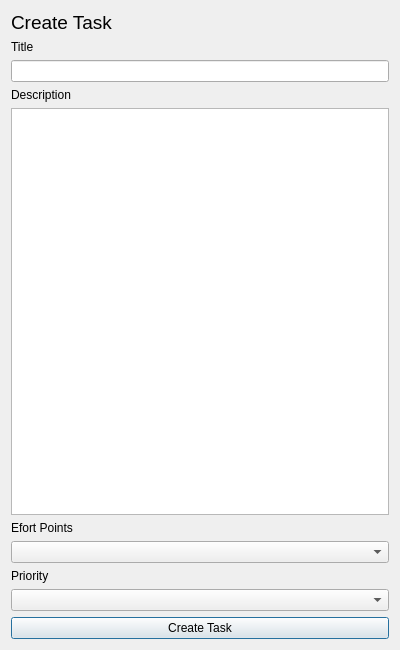
<?xml version="1.0" encoding="UTF-8"?>
<ui version="4.0">
 <class>NewTaskForm</class>
 <widget class="QDialog" name="NewTaskForm">
  <property name="geometry">
   <rect>
    <x>0</x>
    <y>0</y>
    <width>400</width>
    <height>650</height>
   </rect>
  </property>
  <property name="minimumSize">
   <size>
    <width>400</width>
    <height>550</height>
   </size>
  </property>
  <property name="windowTitle">
   <string>Dialog</string>
  </property>
  <layout class="QVBoxLayout" name="verticalLayout_2">
   <item>
    <layout class="QVBoxLayout" name="verticalLayout">
     <item>
      <widget class="QLabel" name="label">
       <property name="font">
        <font>
         <pointsize>14</pointsize>
        </font>
       </property>
       <property name="text">
        <string>Create Task</string>
       </property>
      </widget>
     </item>
     <item>
      <widget class="QLabel" name="TitleLbl">
       <property name="text">
        <string>Title</string>
       </property>
      </widget>
     </item>
     <item>
      <widget class="QLineEdit" name="Title"/>
     </item>
     <item>
      <widget class="QLabel" name="DescLbl">
       <property name="text">
        <string>Description</string>
       </property>
      </widget>
     </item>
     <item>
      <widget class="QPlainTextEdit" name="Description"/>
     </item>
     <item>
      <widget class="QLabel" name="EffortLbl">
       <property name="text">
        <string>Efort Points</string>
       </property>
      </widget>
     </item>
     <item>
      <widget class="QComboBox" name="EffortBox"/>
     </item>
     <item>
      <widget class="QLabel" name="PriorityLbl">
       <property name="text">
        <string>Priority</string>
       </property>
      </widget>
     </item>
     <item>
      <widget class="QComboBox" name="PriorityBox"/>
     </item>
     <item>
      <widget class="QPushButton" name="CreateTaskBtn">
       <property name="text">
        <string>Create Task</string>
       </property>
      </widget>
     </item>
    </layout>
   </item>
  </layout>
 </widget>
 <resources/>
 <connections/>
</ui>
